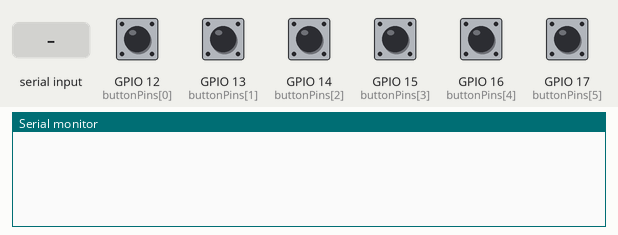
A sketch run on a simulated ESP32. On the bench: the last lines printed to the serial monitor. Inputs (shaded band) come from the test bench; at power-on: GPIO 12 (buttonPins[0]), GPIO 13 (buttonPins[1]), GPIO 14 (buttonPins[2]), GPIO 15 (buttonPins[3]), GPIO 16 (buttonPins[4]), GPIO 17 (buttonPins[5]) HIGH.

Above: at 1.2 s.
1.3 s: GPIO 12 (buttonPins[0]) pulled LOW for 0.15 s
At 2.0 s:
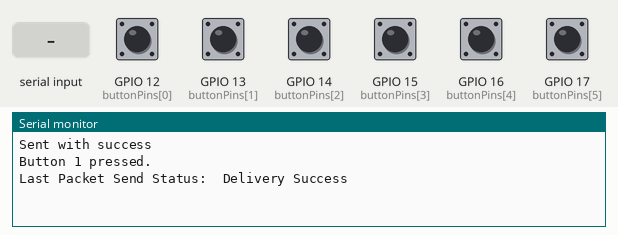
2.9 s: "90,45\n" received over Serial
At 4.1 s:
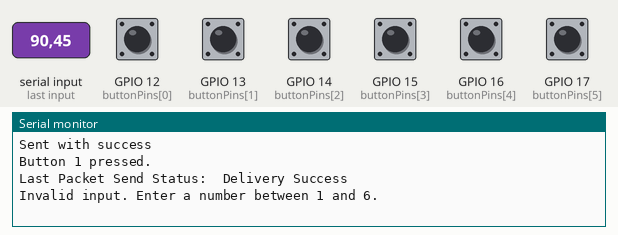
4.4 s: GPIO 13 (buttonPins[1]) pulled LOW for 0.15 s
At 5.6 s:
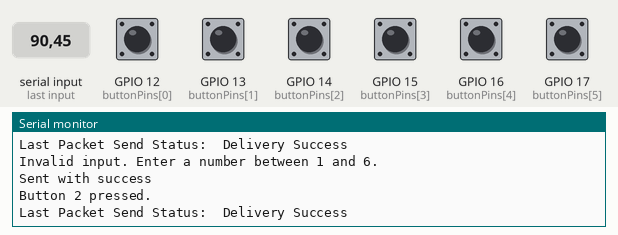
6.0 s: GPIO 14 (buttonPins[2]) pulled LOW for 0.15 s
At 6.8 s:
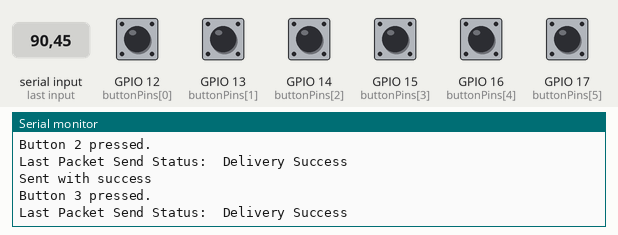
7.6 s: GPIO 15 (buttonPins[3]) pulled LOW for 0.15 s
At 8.0 s:
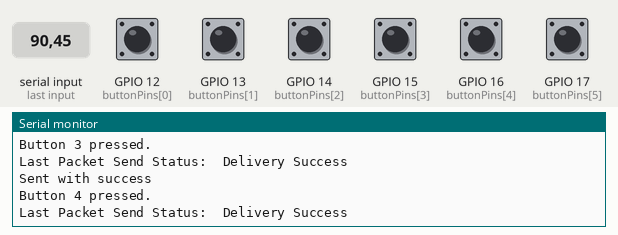
9.2 s: GPIO 16 (buttonPins[4]) pulled LOW for 0.15 s
At 10.4 s:
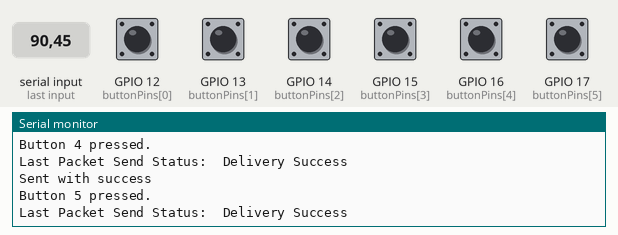
Timing chart, 0 to 11.8 s (numbered marks = the images above; inputs shaded):
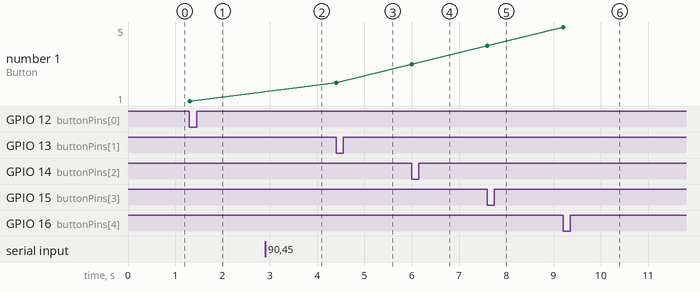

The sketch:

ESPNOW_ESP32_Sender_v4.0.ino
```cpp
#include <esp_now.h>
#include <WiFi.h>

//Receiver MAC address
//uint8_t receiverAddress[] = {0x3C,0x8A, 0x1F, 0xA3, 0x9A, 0x98};  //receiver is ESP board A
//uint8_t receiverAddress[] = {0x3C,0x8A, 0x1F, 0xA4, 0x3E, 0x90};  //receiver is ESP board B
//uint8_t receiverAddress[] = {0x3C,0x8A, 0x1F, 0xA2, 0x90, 0xEC};  //receiver is ESP board C
uint8_t receiverAddress[] = {0x9C,0x9C, 0x1F, 0xD6, 0x87, 0xA0};  //receiver is ESP board D
const int NUM_BUTTONS = 6;
const int buttonPins[NUM_BUTTONS] = {12, 13, 14, 15, 16, 17}; // Update PINS HERE these are temporary
bool lastButtonState[NUM_BUTTONS] = {HIGH, HIGH, HIGH, HIGH, HIGH, HIGH}; // Active LOW


//Structure to send data with ESPNOW
typedef struct message_struct {
  char a[32];
} message_struct;

message_struct dataToSend;

esp_now_peer_info_t peerInfo;

//callback for data after it is sent
void OnDataSent(const uint8_t *mac_addr, esp_now_send_status_t status) {
  Serial.print("\r\nLast Packet Send Status:\t");
  Serial.println(status == ESP_NOW_SEND_SUCCESS ? "Delivery Success" : "Delivery Fail");
}

void setup() {
    // Init Serial Monitor
  Serial.begin(115200);

  // Set device as a Wi-Fi Station
  WiFi.mode(WIFI_STA);

  // Init ESP-NOW
  if (esp_now_init() != ESP_OK) {
    Serial.println("Error initializing ESP-NOW");
    return;

  }

  // Once ESPNow is successfully Init, we will register for Send CB to
  // get the status of Transmitted packet
  esp_now_register_send_cb(OnDataSent);

  // Register peer
  memcpy(peerInfo.peer_addr, receiverAddress, 6);
  peerInfo.channel = 0;
  peerInfo.encrypt = false;

  // Add peer
  if (esp_now_add_peer(&peerInfo) != ESP_OK){
    Serial.println("Failed to add peer");
    return;
  }
}

void inputMessageTranslation(int input){
  switch(input){
  case 1: // Position 1 OR Cut-in Position
    strcpy(dataToSend.a, "00000001");
    break;
  case 2: // Position 2
    strcpy(dataToSend.a, "00000010");
    break;
  case 3: // Position 3
    strcpy(dataToSend.a, "00000011");
    break;
  case 4: // Position 4
    strcpy(dataToSend.a, "00000100");
    break;
  case 5: // Position 5
    strcpy(dataToSend.a, "00000101");
    break;
  case 6: // MOUNTING Position OR Emergency Stop
    strcpy(dataToSend.a, "00000110");
    break;
  default:
    break;
 }
}

void handleButtonInput() {
    static bool lastButtonState[NUM_BUTTONS] = {HIGH, HIGH, HIGH, HIGH, HIGH, HIGH};
    for (int i = 0; i < NUM_BUTTONS; ++i) {
        bool currState = digitalRead(buttonPins[i]);
        if (currState == LOW && lastButtonState[i] == HIGH) {
            inputMessageTranslation(i+1); // Buttons 0-5 → cases 1-6
            espNOWSend();
            Serial.print("Button "); Serial.print(i+1); Serial.println(" pressed.");
            delay(50); // crude debounce, replace with millis logic for production
        }
        lastButtonState[i] = currState;
    }
}


void handleSerialInput() {
    if (Serial.available() > 0) {
        String inputString = Serial.readStringUntil('\n');
        inputString.trim();
        int inputInt = inputString.toInt();
        if (inputString.length() > 0 && inputInt > 0 && inputInt <= 6) {
            inputMessageTranslation(inputInt);
            espNOWSend();
        } else {
            Serial.println("Invalid input. Enter a number between 1 and 6.");
        }
    }
}


void espNOWSend(){

  // Send message via ESP-NOW
  esp_err_t result = esp_now_send(receiverAddress, (uint8_t *) &dataToSend, sizeof(dataToSend));

  if (result == ESP_OK) {
    Serial.println("Sent with success");
  }
  else {
    Serial.println("Error sending the data");
  }
}

void loop() {
    handleButtonInput();
    handleSerialInput();
}
```

Measured:
- after the input at 1.3 s, the serial monitor: prints a new line at once (image 1)
- after the input at 2.9 s, the serial monitor: prints a new line at once (image 2)
- after the input at 4.4 s, the serial monitor: prints a new line at once (image 3)
- after the input at 6.0 s, the serial monitor: prints a new line at once (image 4)
- after the input at 7.6 s, the serial monitor: prints a new line at once (image 5)
- after the input at 9.2 s, the serial monitor: prints a new line at once (image 6)
- plotted number 1: 1 → 2 after the input at 4.4 s, 2 → 3 after the input at 6.0 s, 3 → 4 after the input at 7.6 s, 4 → 5 after the input at 9.2 s
